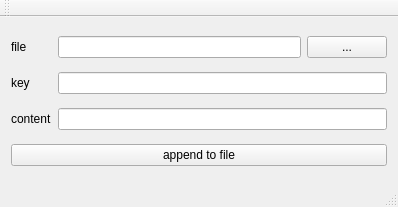
<?xml version="1.0" encoding="UTF-8"?>
<ui version="4.0">
 <class>MainWindow</class>
 <widget class="QMainWindow" name="MainWindow">
  <property name="geometry">
   <rect>
    <x>0</x>
    <y>0</y>
    <width>398</width>
    <height>207</height>
   </rect>
  </property>
  <property name="windowTitle">
   <string>MainWindow</string>
  </property>
  <widget class="QWidget" name="centralWidget">
   <layout class="QGridLayout" name="gridLayout">
    <item row="0" column="0">
     <widget class="QLabel" name="label_3">
      <property name="text">
       <string>file</string>
      </property>
     </widget>
    </item>
    <item row="0" column="1">
     <widget class="QLineEdit" name="lineEditFile"/>
    </item>
    <item row="1" column="0">
     <widget class="QLabel" name="label">
      <property name="text">
       <string>key</string>
      </property>
     </widget>
    </item>
    <item row="2" column="0">
     <widget class="QLabel" name="label_2">
      <property name="text">
       <string>content</string>
      </property>
     </widget>
    </item>
    <item row="0" column="2">
     <widget class="QPushButton" name="pushButtonSelectFile">
      <property name="text">
       <string>...</string>
      </property>
     </widget>
    </item>
    <item row="1" column="1" colspan="2">
     <widget class="QLineEdit" name="lineEditKey"/>
    </item>
    <item row="2" column="1" colspan="2">
     <widget class="QLineEdit" name="lineEditContent"/>
    </item>
    <item row="3" column="0" colspan="3">
     <widget class="QPushButton" name="pushButtonAppendToFile">
      <property name="text">
       <string>append to file</string>
      </property>
     </widget>
    </item>
   </layout>
  </widget>
  <widget class="QMenuBar" name="menuBar">
   <property name="geometry">
    <rect>
     <x>0</x>
     <y>0</y>
     <width>398</width>
     <height>21</height>
    </rect>
   </property>
  </widget>
  <widget class="QToolBar" name="mainToolBar">
   <attribute name="toolBarArea">
    <enum>TopToolBarArea</enum>
   </attribute>
   <attribute name="toolBarBreak">
    <bool>false</bool>
   </attribute>
  </widget>
  <widget class="QStatusBar" name="statusBar"/>
 </widget>
 <layoutdefault spacing="6" margin="11"/>
 <resources/>
 <connections/>
</ui>
